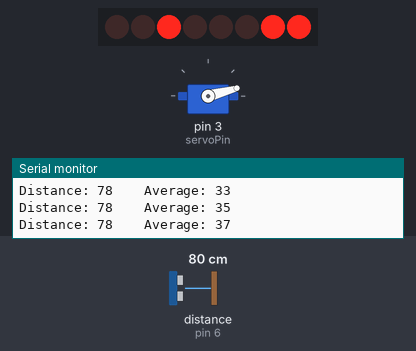
Bench run of a sketch on a simulated Arduino Uno, built with avr-gcc and run on an emulated ATmega328P. Parts: 8 shift-register outputs drawn as a row of LEDs (first output left, lit = HIGH), servo, the last lines printed to the serial monitor. Wiring (inferred from the names in the program): ultrasonic range finder: trigger pin 5; echo pin 6; shift register (74HC595): data pin 12; shift clock pin 11; latch pin 13. Wiring (inferred from the signals the program sends): row of LEDs: on Q0, Q1, Q2, Q3, Q4, Q5, Q6, Q7. The inputs (shaded band) are chosen by the test bench; at power-on: distance to the obstacle (sensor on pin 6) 80 cm. The echo pulse lasts 58.3 µs per cm.

Above: at 1.2 s.
1.3 s: distance to the obstacle (sensor on pin 6) set to 120 cm
2.9 s: distance to the obstacle (sensor on pin 6) set to 2 cm
At 3.9 s:
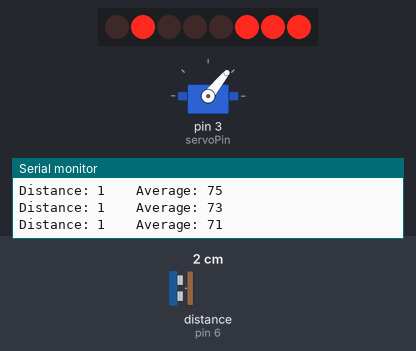
4.7 s: distance to the obstacle (sensor on pin 6) set to 18 cm
At 5.69 s:
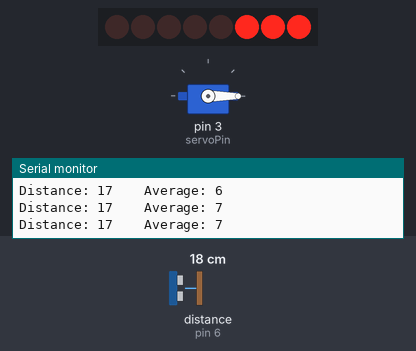
6.4 s: distance to the obstacle (sensor on pin 6) set to 35 cm
At 7.64 s:
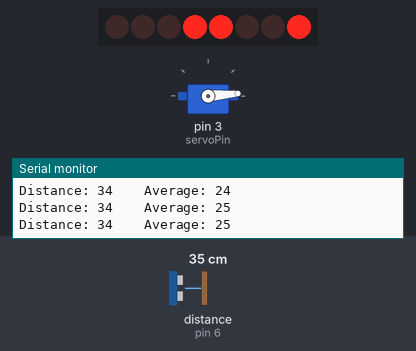
8.2 s: distance to the obstacle (sensor on pin 6) set to 4 cm
At 11.0 s:
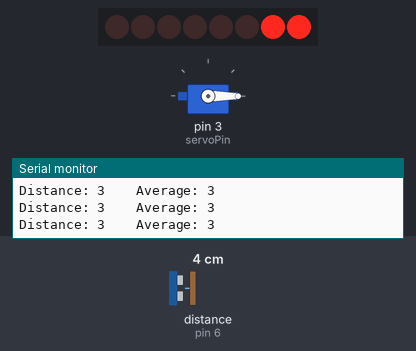
11.2 s: distance to the obstacle (sensor on pin 6) set to 60 cm
At 14.7 s:
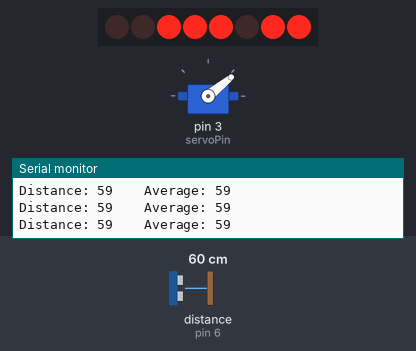
Timing chart, 0 to 15.2 s (numbered marks = the images above; inputs shaded):
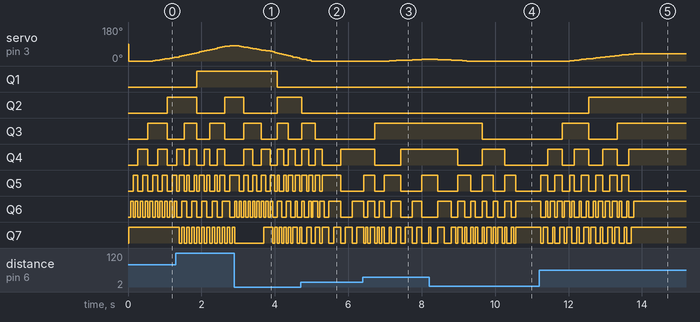

The sketch:

ServoMotor_DistanceDependent.ino
```cpp
#include <Servo.h>

int servoPin = 3;
Servo servo;

const int trigPin = 5;
const int echoPin = 6;
long duration;
int distance;

const int numReadings = 40; //number of readings being used for the average

int readings[numReadings]; //creates an array with the same number of positions as we want numbers to comprise the average
int readIndex = 0; //will be used in place of numReadings, allows comparasin between the two
int total = 0; //will store the sum of numbers in the array at any given point
int average = 0;


int clockPin = 11;
int dataPin = 12;
int latchPin = 13;

void setup()
{
  servo.attach(servoPin);
  pinMode(latchPin, OUTPUT);
  pinMode(clockPin, OUTPUT);
  pinMode(dataPin, OUTPUT);
  pinMode(trigPin, OUTPUT);
  pinMode(echoPin, INPUT);
  Serial.begin(9600);

  for (int thisReading = 0; thisReading < numReadings; thisReading++) //calls each spot in the array one by one
  {
    readings[thisReading] = 0; //as each position is called it is set to 0
  }
}

void loop()
{
  digitalWrite(trigPin, LOW);
  delayMicroseconds(2);
  digitalWrite(trigPin, HIGH);
  delayMicroseconds(10);
  digitalWrite(trigPin, LOW);
  duration = pulseIn(echoPin, HIGH);
  distance = duration * 0.034 / 2; //translates time between send and recieve to distance in cm

  if ((distance<200) && (distance>0))
  {
  total = total - readings[readIndex]; //at any specified point in the array, the old value from that spot is subtracted from the sum
  readings[readIndex] = distance; //a new value reading is placed in that same position
  total = total + readings[readIndex]; //the new reading is added into the sum
  readIndex = readIndex + 1; //move to the next position
  }

  if (readIndex >= numReadings)
  {
    readIndex = 0; //compares position of readIndex to maximum position
  }

  average = total / numReadings; //takes sum of #s in array divided by # of positions
  outputBytes(); // will print the value of the average in binary on leds using shift register
  Serial.print("Distance: ");
  Serial.print(distance);
  Serial.print("    Average: ");
  Serial.println(average);
  int angle = average - 20;  //gives servo motor an angle measure of -20 to 180
  servo.write(angle); //should put motor position equivelant to int angle

  delay(50);  // slows down reading enough that binary can be read
}
void outputBytes()
{
  digitalWrite(latchPin, LOW);
  shiftOut(dataPin, clockPin, LSBFIRST, average);
  digitalWrite(latchPin, HIGH);
  delay(10);

}
```

Measured:
- after the input at 6.4 s, servo on pin 3 (servoPin): moves from 0° to 9° over 1.1 s, starting after 0.71 s
- after the input at 11.2 s, servo on pin 3 (servoPin): moves from 0° to 39° over 1.7 s, starting after 0.83 s; Q2: LOW → HIGH after 1.3 s
